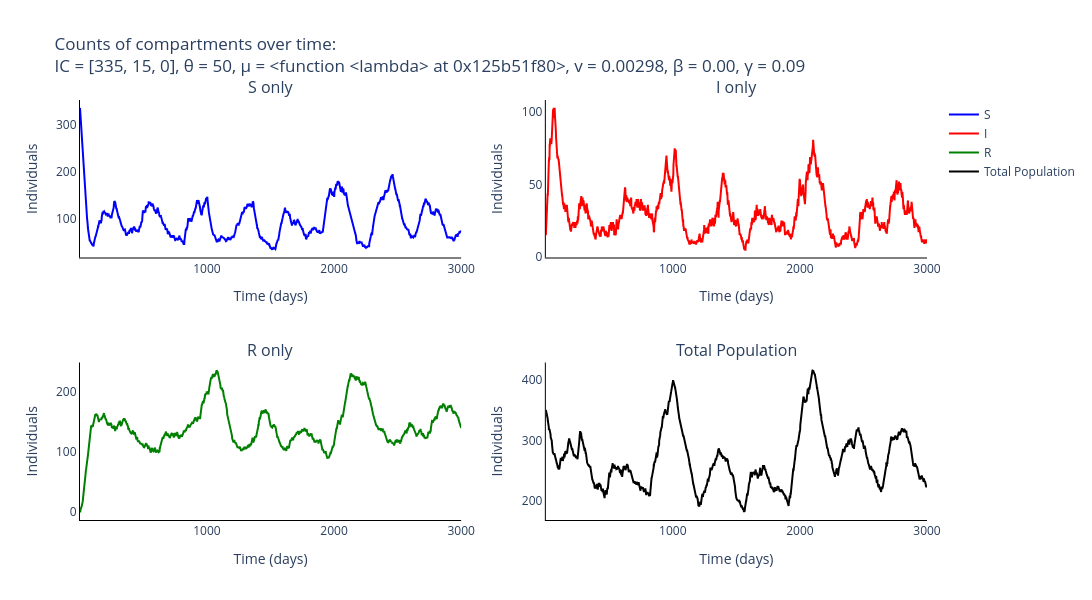

Notebook code for this chart:
### Markdown cell above
### Plot output of Gillespie for the different compartments

### Code cell
# Trace names - represent the type of individuals for the simulation
trace_name = ['{}'.format(s) for s in compartments]

# Names of panels
panels = ['{} only'.format(s) for s in compartments] + ['Total Population']

fig = go.Figure()
fig = make_subplots(rows=int(np.ceil(len(panels)/2)), cols=2, subplot_titles=tuple('{}'.format(p) for p in panels))

# Add traces to the separate counts panels
for s, spec in enumerate(compartments):
    fig.add_trace(
        go.Scatter(
            y=np.mean(output_algorithm[:, :, s], axis=0).tolist(),
            x=times,
            mode='lines',
            name=trace_name[s],
            line_color=colours[s]
        ),
        row= int(np.floor(s / 2)) + 1,
        col= s % 2 + 1
    )

fig.add_trace(
    go.Scatter(
        y=np.mean(np.sum(output_algorithm[:, :, :-1], axis=2), axis=0).tolist(),
        x=times,
        mode='lines',
        name='Total Population',
        line_color='black'
    ),
    row= 2,
    col= 2
)


# Add axis labels
fig.update_layout(
    title='Counts of compartments over time:<br>IC = {}, θ = {}, μ = {}, v = {}, β = {:.2f}, γ = {:.2f}'.format(parameters[0:3], parameters[3], parameters[4], parameters[5], parameters[6], parameters[7]),
    width=1100, 
    height=600,
    plot_bgcolor='white',
    xaxis=dict(
        linecolor='black',
        title='Time (days)'
        ),
    yaxis=dict(
        linecolor='black',
        title='Individuals'),
    xaxis2=dict(
        linecolor='black',
        title='Time (days)'
        ),
    yaxis2=dict(
        linecolor='black',
        title='Individuals'),
    xaxis3=dict(
        linecolor='black',
        title='Time (days)'
        ),
    yaxis3=dict(
        linecolor='black',
        title='Individuals'),
    xaxis4=dict(
        linecolor='black',
        title='Time (days)'
        ),
    yaxis4=dict(
        linecolor='black',
        title='Individuals')
    #legend=dict(
    #    orientation="h",
    #    yanchor="bottom",
    #    y=1.02,
    #    xanchor="right",
    #    x=1
    #)
    )

fig.write_image('images/SIR-gillespie-preypred.pdf')
fig.show()

### Figure 1 — Plotly figure (JSON) as saved in the notebook; plotly's stock layout.template omitted (floating-point values rounded to 4 significant figures; data arrays with more than 128 entries replaced by an {"elided": "..."} marker saying what was removed)
{"data": [{"line": {"color": "blue"}, "mode": "lines", "name": "S", "type": "scatter", "x": {"elided": "3000 int values"}, "xaxis": "x", "y": {"elided": "3000 int values"}, "yaxis": "y"}, {"line": {"color": "red"}, "mode": "lines", "name": "I", "type": "scatter", "x": {"elided": "3000 int values"}, "xaxis": "x2", "y": {"elided": "3000 int values"}, "yaxis": "y2"}, {"line": {"color": "green"}, "mode": "lines", "name": "R", "type": "scatter", "x": {"elided": "3000 int values"}, "xaxis": "x3", "y": {"elided": "3000 int values"}, "yaxis": "y3"}, {"line": {"color": "black"}, "mode": "lines", "name": "Total Population", "type": "scatter", "x": {"elided": "3000 int values"}, "xaxis": "x4", "y": {"elided": "3000 int values"}, "yaxis": "y4"}], "layout": {"annotations": [{"font": {"size": 16}, "showarrow": false, "text": "S only", "x": 0.225, "xanchor": "center", "xref": "paper", "y": 1, "yanchor": "bottom", "yref": "paper"}, {"font": {"size": 16}, "showarrow": false, "text": "I only", "x": 0.775, "xanchor": "center", "xref": "paper", "y": 1, "yanchor": "bottom", "yref": "paper"}, {"font": {"size": 16}, "showarrow": false, "text": "R only", "x": 0.225, "xanchor": "center", "xref": "paper", "y": 0.375, "yanchor": "bottom", "yref": "paper"}, {"font": {"size": 16}, "showarrow": false, "text": "Total Population", "x": 0.775, "xanchor": "center", "xref": "paper", "y": 0.375, "yanchor": "bottom", "yref": "paper"}], "height": 600, "plot_bgcolor": "white", "title": {"text": "Counts of compartments over time:<br>IC = [335, 15, 0], θ = 50, μ = <function <lambda> at 0x125b51f80>, v = 0.00298, β = 0.00, γ = 0.09"}, "width": 1100, "xaxis": {"anchor": "y", "domain": [0, 0.45], "linecolor": "black", "title": {"text": "Time (days)"}}, "xaxis2": {"anchor": "y2", "domain": [0.55, 1], "linecolor": "black", "title": {"text": "Time (days)"}}, "xaxis3": {"anchor": "y3", "domain": [0, 0.45], "linecolor": "black", "title": {"text": "Time (days)"}}, "xaxis4": {"anchor": "y4", "domain": [0.55, 1], "linecolor": "black", "title": {"text": "Time (days)"}}, "yaxis": {"anchor": "x", "domain": [0.625, 1], "linecolor": "black", "title": {"text": "Individuals"}}, "yaxis2": {"anchor": "x2", "domain": [0.625, 1], "linecolor": "black", "title": {"text": "Individuals"}}, "yaxis3": {"anchor": "x3", "domain": [0, 0.375], "linecolor": "black", "title": {"text": "Individuals"}}, "yaxis4": {"anchor": "x4", "domain": [0, 0.375], "linecolor": "black", "title": {"text": "Individuals"}}}}
